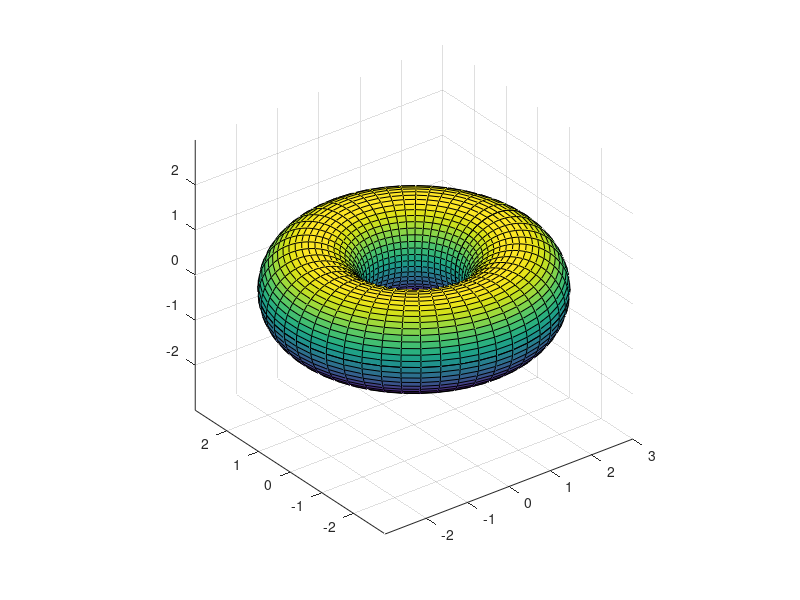

This figure's MATLAB source:
%Dibujar superficie de la forma z = f(x,y)
%{
%Generamos una malla
[X,Y] = meshgrid(1:0.2:20,0.2:20);
Z = sin(X) + cos(Y);
C = X.*Y;
%mesh,meshc, surf, surfc, plot3
mesh(X,Y,Z) %Grafica la función

%El parámetro C, determina qué valores corresponden al código de color, se
%toma Z por defecto.

%surf(X,Y,Z,C) %Rellena la malla con colores, surfc()
%colorbar

contour(X,Y,Z,3) %la última entrada controla No. de lineas
pcolor(X,Y,Z)
colorbar
shading interp  %Quitar la cuadrícula
%}

% Superficie paramétrica sigma(u,v)

%Ejemplo de Toroide
u = linspace(0,2*pi,50);
v = u;
[U,V] = meshgrid(u,v);

X = cos(U).*(2 + cos(V));
Y = sin(U).*(2 + cos(V));
Z = sin(V);
surf(X,Y,Z);
%shading interp; %Elimina las lineas y suaviza
axis equal;
